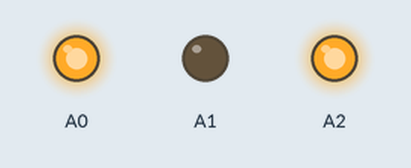
The sketch below on a simulated Arduino Uno, built with avr-gcc and run on an emulated ATmega328P. On the bench: output pins drawn as LEDs (lit = HIGH).

Above: at 0.5 s.
At 6.5 s:
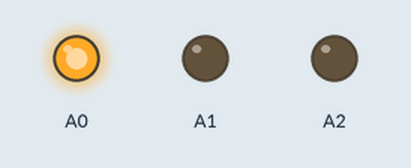
At 9.5 s:
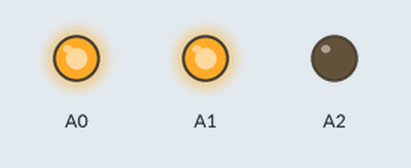
At 14.5 s:
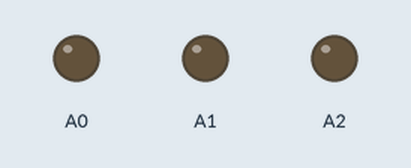
At 19.5 s:
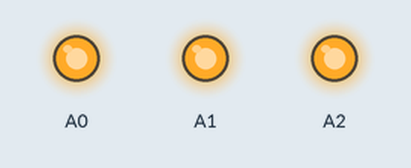
Timing chart, 0 to 20.8 s (numbered marks = the images above):
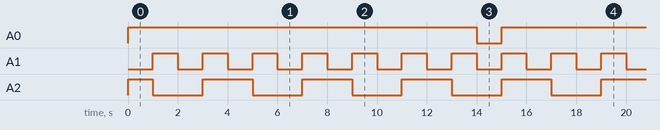

The sketch:

MIDTERM.01.ino
```cpp
void setup() {
   Serial.begin(9600);

   pinMode(A0, OUTPUT);
   pinMode(A1, OUTPUT);
   pinMode(A2, OUTPUT);
}
void loop() {
  int x;
  for(x=1;x<4;x++){
  digitalWrite(A0, HIGH);
  digitalWrite(A1, LOW);
  digitalWrite(A2, HIGH);
    delay(1000);

  digitalWrite(A0, HIGH);
  digitalWrite(A1, HIGH);
  digitalWrite(A2, LOW);
    delay(1000);

  digitalWrite(A0, HIGH);
  digitalWrite(A1, LOW);
  digitalWrite(A2, LOW);
    delay(1000);

  digitalWrite(A0, HIGH);
  digitalWrite(A1, HIGH);
  digitalWrite(A2, HIGH);
    delay(1000);
  }

  digitalWrite(A0, HIGH);
  digitalWrite(A1, LOW);
  digitalWrite(A2, HIGH);
    delay(1000);

  digitalWrite(A0, HIGH);
  digitalWrite(A1, HIGH);
  digitalWrite(A2, LOW);
    delay(1000);

  digitalWrite(A0, LOW);
  digitalWrite(A1, LOW);
  digitalWrite(A2, LOW);
    delay(1000);

  digitalWrite(A0, HIGH);
  digitalWrite(A1, HIGH);
  digitalWrite(A2, HIGH);
    delay(1000);
}
```

Measured:
- by itself, A0: alternates HIGH for 15.0 s and LOW for 1.0 s
- by itself, A1: alternates HIGH for 1.0 s and LOW for 1.0 s
- by itself, A2: repeats every 4.0 s: LOW 2.0 s, HIGH 2.0 s
